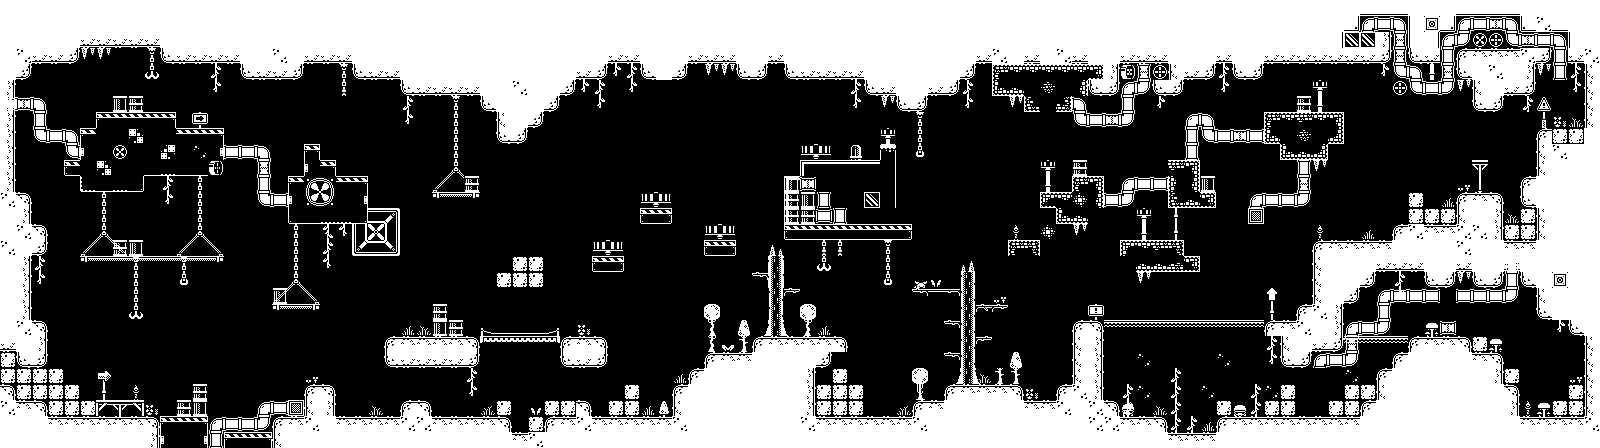

The image is a tile-based game level rendered from a .tmx file. Its description and source (layers, tilesets, objects; grid data summarised) follow:
An orthogonal 100x28 tile map with 16x16 px tiles, 3 tile layers (Cosmetics2, Cosmetics, Platforms) and 157 objects.

<map version="1.4" tiledversion="1.4.3" orientation="orthogonal" renderorder="right-down" width="100" height="28" tilewidth="16" tileheight="16" infinite="0" nextlayerid="18" nextobjectid="316">
 <editorsettings>
  <export target="level1.json" format="json" />
 </editorsettings>
 <tileset firstgid="1" name="platformer" tilewidth="16" tileheight="16" spacing="3" margin="1" tilecount="400" columns="20">
  <image source="../../../../public/images/extruded-tileset.png" width="379" height="379" />
  <tile id="40">
   <properties>
    <property name="type" value="goal" />
   </properties>
  </tile>
  <tile id="42">
   <properties>
    <property name="type" value="goal" />
   </properties>
  </tile>
  <tile id="57">
   <properties>
    <property name="type" value="locked_door" />
   </properties>
  </tile>
  <tile id="62">
   <properties>
    <property name="type" value="coin" />
   </properties>
  </tile>
  <tile id="97">
   <properties>
    <property name="type" value="coin" />
   </properties>
  </tile>
  <tile id="122">
   <properties>
    <property name="type" value="spike" />
   </properties>
  </tile>
  <tile id="166">
   <properties>
    <property name="type" value="stalagtite" />
   </properties>
  </tile>
  <tile id="306">
   <animation>
    <frame tileid="306" duration="1" />
    <frame tileid="378" duration="12000" />
    <frame tileid="306" duration="300" />
    <frame tileid="266" duration="300" />
    <frame tileid="266" duration="300" />
    <frame tileid="306" duration="300" />
    <frame tileid="266" duration="300" />
    <frame tileid="306" duration="300" />
    <frame tileid="266" duration="300" />
    <frame tileid="286" duration="1000" />
   </animation>
  </tile>
  <tile id="309">
   <animation>
    <frame tileid="309" duration="300" />
    <frame tileid="289" duration="300" />
   </animation>
  </tile>
  <tile id="327">
   <animation>
    <frame tileid="327" duration="300" />
    <frame tileid="287" duration="300" />
   </animation>
  </tile>
  <tile id="328">
   <animation>
    <frame tileid="328" duration="300" />
    <frame tileid="288" duration="300" />
   </animation>
  </tile>
  <tile id="347">
   <animation>
    <frame tileid="347" duration="300" />
    <frame tileid="307" duration="300" />
   </animation>
  </tile>
  <tile id="348">
   <animation>
    <frame tileid="348" duration="300" />
    <frame tileid="308" duration="300" />
   </animation>
  </tile>
  <tile id="349">
   <animation>
    <frame tileid="349" duration="150" />
    <frame tileid="350" duration="150" />
   </animation>
  </tile>
  <tile id="350">
   <animation>
    <frame tileid="350" duration="400" />
    <frame tileid="349" duration="400" />
   </animation>
  </tile>
  <tile id="369">
   <animation>
    <frame tileid="369" duration="300" />
    <frame tileid="370" duration="300" />
   </animation>
  </tile>
  <tile id="370">
   <animation>
    <frame tileid="370" duration="200" />
    <frame tileid="369" duration="200" />
   </animation>
  </tile>
  <tile id="387">
   <animation>
    <frame tileid="387" duration="200" />
    <frame tileid="367" duration="200" />
   </animation>
  </tile>
  <tile id="388">
   <animation>
    <frame tileid="388" duration="200" />
    <frame tileid="368" duration="200" />
   </animation>
  </tile>
 </tileset>
 <objectgroup id="8" name="Bouncers">
  <object id="48" gid="164" x="1040" y="400" width="16" height="16" />
  <object id="53" gid="164" x="512" y="256" width="16" height="16" />
  <object id="266" gid="164" x="1552" y="160" width="16" height="16" />
 </objectgroup>
 <objectgroup id="4" name="Danger">
  <properties>
   <property name="type" value="spike" />
  </properties>
  <object id="16" gid="123" x="336" y="416" width="16" height="16">
   <properties>
    <property name="type" value="spike" />
   </properties>
  </object>
  <object id="17" gid="123" x="352" y="416" width="16" height="16">
   <properties>
    <property name="type" value="spike" />
   </properties>
  </object>
  <object id="18" gid="123" x="368" y="416" width="16" height="16">
   <properties>
    <property name="type" value="spike" />
   </properties>
  </object>
  <object id="19" gid="123" x="384" y="416" width="16" height="16">
   <properties>
    <property name="type" value="spike" />
   </properties>
  </object>
  <object id="22" gid="123" x="432" y="416" width="16" height="16">
   <properties>
    <property name="type" value="spike" />
   </properties>
  </object>
  <object id="23" gid="123" x="448" y="416" width="16" height="16">
   <properties>
    <property name="type" value="spike" />
   </properties>
  </object>
  <object id="215" gid="123" x="864" y="416" width="16" height="16">
   <properties>
    <property name="type" value="spike" />
   </properties>
  </object>
  <object id="216" gid="123" x="880" y="416" width="16" height="16">
   <properties>
    <property name="type" value="spike" />
   </properties>
  </object>
  <object id="217" gid="123" x="1376" y="240" width="16" height="16">
   <properties>
    <property name="type" value="spike" />
   </properties>
  </object>
  <object id="218" gid="123" x="1360" y="240" width="16" height="16">
   <properties>
    <property name="type" value="spike" />
   </properties>
  </object>
  <object id="219" gid="123" x="1344" y="240" width="16" height="16">
   <properties>
    <property name="type" value="spike" />
   </properties>
  </object>
  <object id="221" gid="123" x="1328" y="240" width="16" height="16">
   <properties>
    <property name="type" value="spike" />
   </properties>
  </object>
  <object id="222" gid="123" x="1392" y="224" width="16" height="16">
   <properties>
    <property name="type" value="spike" />
   </properties>
  </object>
  <object id="235" gid="167" x="496" y="160" width="16" height="16">
   <properties>
    <property name="type" value="stalactite" />
   </properties>
  </object>
  <object id="236" gid="167" x="512" y="160" width="16" height="16">
   <properties>
    <property name="type" value="stalactite" />
   </properties>
  </object>
  <object id="237" gid="167" x="528" y="144" width="16" height="16">
   <properties>
    <property name="type" value="stalactite" />
   </properties>
  </object>
  <object id="238" gid="167" x="544" y="128" width="16" height="16">
   <properties>
    <property name="type" value="stalactite" />
   </properties>
  </object>
  <object id="253" gid="167" x="464" y="112" width="16" height="16">
   <properties>
    <property name="type" value="stalactite" />
   </properties>
  </object>
  <object id="254" gid="167" x="432" y="112" width="16" height="16">
   <properties>
    <property name="type" value="stalactite" />
   </properties>
  </object>
  <object id="255" gid="167" x="304" y="80" width="16" height="16">
   <properties>
    <property name="type" value="stalactite" />
   </properties>
  </object>
  </objectgroup>
 <objectgroup id="5" name="Coins">
  <!-- 131 objects omitted --></objectgroup>
 <objectgroup id="15" name="Keys">
  <!-- 126 objects omitted --></objectgroup>
 <objectgroup id="16" name="Doors">
  <!-- 125 objects omitted --></objectgroup>
 <objectgroup id="6" name="Goal">
  <!-- 124 objects omitted --></objectgroup>
 <layer id="12" name="Cosmetics2" width="100" height="28">
  <data>[2800 cells, 197 non-empty, 62 distinct tile ids]</data>
 </layer>
 <layer id="2" name="Cosmetics" width="100" height="28">
  <data>[2800 cells, 191 non-empty, 67 distinct tile ids]</data>
 </layer>
 <layer id="1" name="Platforms" width="100" height="28">
  <data>[2800 cells, 1126 non-empty, 78 distinct tile ids]</data>
 </layer>
 <objectgroup id="17" name="ThinBlockers">
  <!-- 123 objects omitted --></objectgroup>
 <objectgroup id="11" name="Water">
  <!-- 107 objects omitted --></objectgroup>
 <objectgroup id="10" name="UpwardsWind">
  <!-- 14 objects omitted --></objectgroup>
</map>
<!-- 134 of 157 objects omitted -->